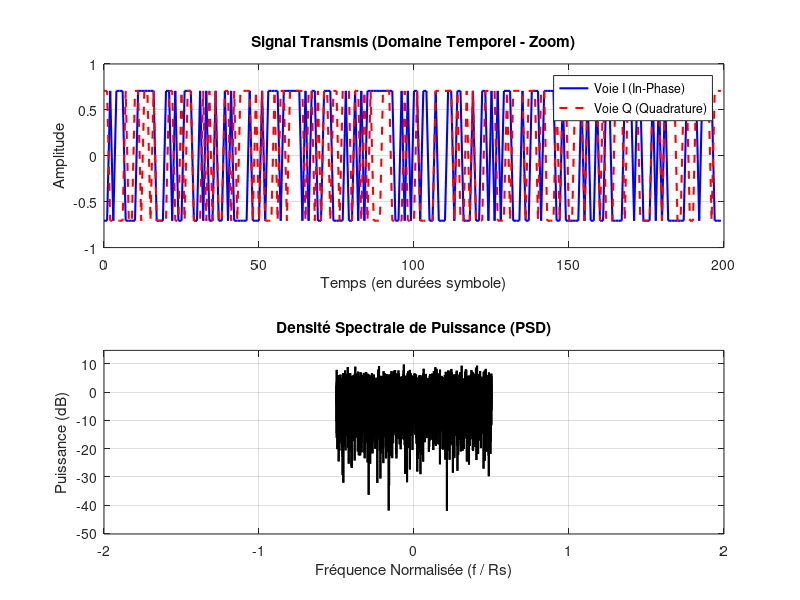
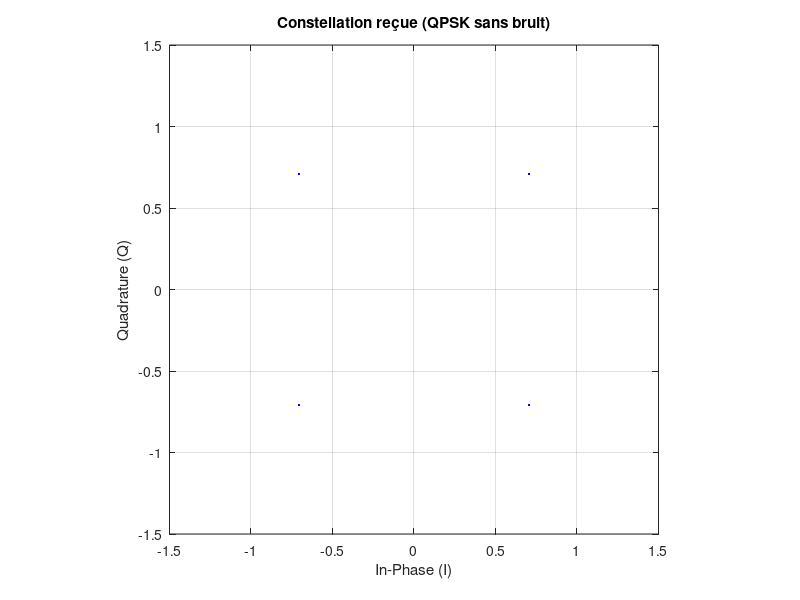

Source code (MATLAB) for these figures, in order:
%% Projet Télécom - Étape 1 : Chaîne de transmission de base (Sans Toolbox)
clear; clc; close all;

%% 1. Paramètres de simulation
M = 4;                  % QPSK (4 points)
k = log2(M);            % 2 bits par symbole
numBits = 10000;        % Nombre de bits
numBits = ceil(numBits/k)*k; % Ajustement taille

%% 2. Émetteur (Transmitter TX)
% Génération aléatoire de bits (0 ou 1)
dataIn = randi([0 1], numBits, 1); 

% --- MODULATION MANUELLE (QPSK) ---
% On regroupe les bits par paquets de 2 (I et Q)
dataReshaped = reshape(dataIn, k, length(dataIn)/k)';
bits_I = dataReshaped(:, 1); % Premier bit de chaque paire
bits_Q = dataReshaped(:, 2); % Second bit de chaque paire

% Mappage : 0 -> -1, 1 -> +1
sym_I = 2*bits_I - 1; 
sym_Q = 2*bits_Q - 1;  

% Création du signal complexe
dataMod = sym_I + 1j*sym_Q;
% Normalisation pour avoir une puissance moyenne de 1
% Pour QPSK non normalisé, la puissance est I^2 + Q^2 = 1^2 + 1^2 = 2.
% Il faut donc diviser par sqrt(2).
dataMod = dataMod / sqrt(2);

%% 3. Canal (Idéal)
receivedSignal = dataMod;

%% 4. Récepteur (Receiver RX)
% --- DÉMODULATION MANUELLE ---
% On enlève la normalisation pour retrouver les niveaux +/- 1
rx_demod_scaled = receivedSignal * sqrt(2);

% Décision sur la partie réelle (I)
rx_bits_I = real(rx_demod_scaled) > 0; % Si > 0 alors bit est 1, sinon 0

% Décision sur la partie imaginaire (Q)
rx_bits_Q = imag(rx_demod_scaled) > 0; % Si > 0 alors bit est 1, sinon 0

% Reconstitution du flux binaire
dataOutMatrix = [rx_bits_I, rx_bits_Q];
dataOut = reshape(dataOutMatrix', numBits, 1);

%% 5. Analyse et Visualisation

%% 5. Analyse et Visualisation

% Pour cette première étape : 1 échantillon par symbole
sps = 1;
txSignal = dataMod;

% --- A. Domaine Temporel ---
figure('Name', 'Analyses Temporelle et Fréquentielle');
subplot(2,1,1);

Nplot = min(200, length(txSignal));       % on trace max 200 échantillons
t_axis = (0:Nplot-1)/sps;                % temps en "durées symbole"

plot(t_axis, real(txSignal(1:Nplot)), 'b-', 'LineWidth', 1.5); hold on;
plot(t_axis, imag(txSignal(1:Nplot)), 'r--', 'LineWidth', 1.5);
grid on;
title('Signal Transmis (Domaine Temporel - Zoom)');
xlabel('Temps (en durées symbole)');
ylabel('Amplitude');
legend('Voie I (In-Phase)', 'Voie Q (Quadrature)');

% --- B. Domaine Fréquentiel (Densité Spectrale de Puissance) ---
subplot(2,1,2);
L = length(txSignal);
nfft = 2^nextpow2(L);
Y = fft(txSignal, nfft);
f = (-nfft/2:nfft/2-1)/(nfft/sps);   % fréquence normalisée à la fréquence symbole

power_spectrum = fftshift(abs(Y).^2/L);
power_spectrum_dB = 10*log10(power_spectrum + eps);  % +eps pour éviter log(0)

plot(f, power_spectrum_dB, 'k', 'LineWidth', 1.5);
grid on;
title('Densité Spectrale de Puissance (PSD)');
xlabel('Fréquence Normalisée (f / Rs)');
ylabel('Puissance (dB)');
xlim([-2 2]);
ylim([max(power_spectrum_dB)-60, max(power_spectrum_dB)+5]);

% a) Calcul du BER (Bit Error Rate) manuellement
errors = sum(dataIn ~= dataOut);
bit_error_rate = errors / numBits;

fprintf('--- Résultats de la simulation ---\n');
fprintf('Modulation : QPSK (Manuelle)\n');
fprintf('Nombre d''erreurs : %d\n', errors);
fprintf('Taux d''erreur binaire (BER) : %.4e\n', bit_error_rate);

% b) Visualisation
figure;
plot(real(receivedSignal), imag(receivedSignal), 'b.');
title('Constellation reçue (QPSK sans bruit)');
xlabel('In-Phase (I)');
ylabel('Quadrature (Q)');
axis([-1.5 1.5 -1.5 1.5]);
grid on;
axis square;